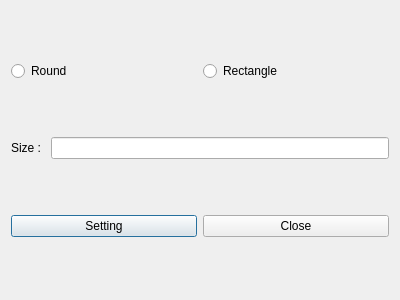
<?xml version="1.0" encoding="UTF-8"?>
<ui version="4.0">
 <class>CAddFeatureDialog</class>
 <widget class="QDialog" name="CAddFeatureDialog">
  <property name="geometry">
   <rect>
    <x>0</x>
    <y>0</y>
    <width>400</width>
    <height>300</height>
   </rect>
  </property>
  <property name="windowTitle">
   <string>Dialog</string>
  </property>
  <layout class="QVBoxLayout" name="verticalLayout">
   <item>
    <layout class="QHBoxLayout" name="horizontalLayout_4">
     <item>
      <widget class="QRadioButton" name="round_radio_btn_2">
       <property name="text">
        <string>Round</string>
       </property>
      </widget>
     </item>
     <item>
      <widget class="QRadioButton" name="rect_radio_btn_2">
       <property name="text">
        <string>Rectangle</string>
       </property>
      </widget>
     </item>
    </layout>
   </item>
   <item>
    <layout class="QHBoxLayout" name="horizontalLayout_5">
     <item>
      <widget class="QLabel" name="label_2">
       <property name="text">
        <string>Size : </string>
       </property>
      </widget>
     </item>
     <item>
      <widget class="QLineEdit" name="size_line_edit_2"/>
     </item>
    </layout>
   </item>
   <item>
    <layout class="QHBoxLayout" name="horizontalLayout_6">
     <item>
      <widget class="QPushButton" name="setting_btn_2">
       <property name="text">
        <string>Setting</string>
       </property>
      </widget>
     </item>
     <item>
      <widget class="QPushButton" name="close_btn_2">
       <property name="text">
        <string>Close</string>
       </property>
      </widget>
     </item>
    </layout>
   </item>
  </layout>
 </widget>
 <resources/>
 <connections/>
</ui>
